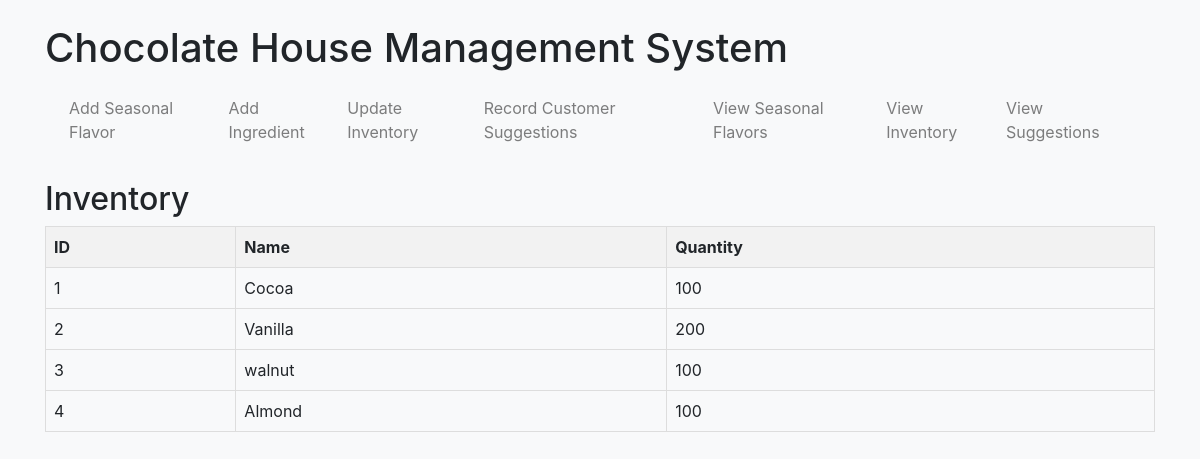
The app's page /view_inventory with its own data.
### tables this page shows
CREATE TABLE ingredient_inventory (
        id INTEGER PRIMARY KEY AUTOINCREMENT,
        ingredient_name TEXT NOT NULL UNIQUE,
        quantity INTEGER NOT NULL DEFAULT 0
    );

### app.py (the view)
@app.route('/view_inventory')
def view_inventory():
    ingredients = get_ingredient_inventory()
    return render_template('view_inventory.html', ingredients=ingredients)

### database.py (called while the page is built)
def connect_db():
    return sqlite3.connect(DB_NAME)

def get_ingredient_inventory():
    conn = connect_db()
    cursor = conn.cursor()
    try:
        cursor.execute('SELECT * FROM ingredient_inventory')
        ingredients = cursor.fetchall()
    except sqlite3.Error as e:
        print(f"An error occurred: {e}")
        ingredients = []
    finally:
        conn.close()
    return ingredients

### templates/view_inventory.html (shortened to what this page needs)
<!DOCTYPE html>
{% extends 'base.html' %}
{% block content %}
    <h2>Inventory</h2>
    <table>
        <thead>
            <tr>
                <th>ID</th>
                <th>Name</th>
                <th>Quantity</th>
            </tr>
        </thead>
        <tbody>
            {% for ingredient in ingredients %}
                <tr>
                    <td>{{ ingredient[0] }}</td>
                    <td>{{ ingredient[1] }}</td>
                    <td>{{ ingredient[2] }}</td>
                </tr>
            {% endfor %}
        </tbody>
    </table>
{% endblock %}

### styles.css (style rules this page uses)
body { background-color: #f8f9fa; }

### templates/view_inventory.html (style rules this page uses)
table { width: 100%; border-collapse: collapse; }
th, td { border: 1px solid #ddd; padding: 8px; text-align: left; }
th { background-color: #f2f2f2; }

### records on screen
ingredient_inventory: id "1", ingredient_name "Cocoa", quantity "100"
ingredient_inventory: id "2", ingredient_name "Vanilla", quantity "200"
ingredient_inventory: id "3", ingredient_name "walnut", quantity "100"
ingredient_inventory: id "4", ingredient_name "Almond", quantity "100"
